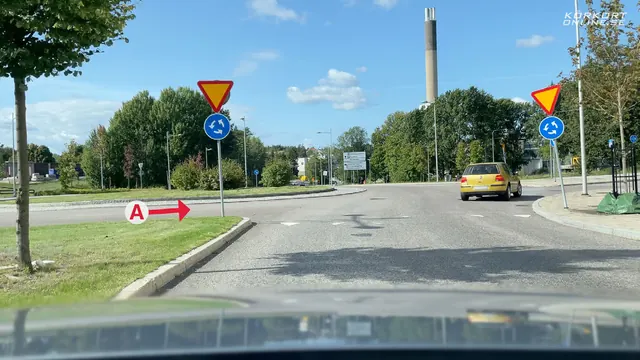
#> input picture src/assets/source-images/teoribok-2026-1/cirkulationsplats/cirkulation-med-trafik-640.webp, 640 x 360 px
$ python -i audit-markings-in-photos.py   (imports and definitions only)
#> lines starting #> are read from the running program, lines starting #| are printed output that depends on the picture; after the words box and inside, x2 and y2 are one past the last pixel; in counts of white or black regions, pixels touching at a corner belong together
#> further down, picture is the input picture: PIL image 640x360 RGB; mean R, G, B 124.2, 147, 145.8
# -*- coding: utf-8 -*-
"""Leta vägmarkeringar i källans fotografier.

Motstycket till scripts/audit-signs-in-photos.py, fast för färgen i körbanan i
stället för märkena bredvid den. Delområdet vägmarkeringar hade länge noll
fotografier: varje linje lärdes ut som ren vektor, i idealform och rakt uppifrån.
På vägen är samma linje sliten, sedd i perspektiv och inbäddad i en korsning.

Signalen som används är den enda som en vägmarkering pålitligt har: den är
*ljus och omättad på mörk asfalt*, den ligger i bildens nedre del, och den är
utdragen. Alltså — tröskla fram vita och gula ytor, kasta allt som ligger i den
övre delen av bilden (himmel, husfasader, vita bilar), och poängsätt det som
blir kvar efter hur mycket av körbanan det täcker.

Skriptet väljer ingenting. Det rangordnar, klipper ut den nedre halvan och
skriver en kontaktkarta som en människa tittar på. Att titta är hela poängen:
en vit skåpbil i solljus ser för den här sortens tröskel exakt ut som ett
övergångsställe.

    python scripts/audit-markings-in-photos.py [--limit N] [--used]

Skriver till review/markings-in-photos/ som är gitignorerad.
"""
from __future__ import annotations

import argparse
import csv
import json
import re
from pathlib import Path

import numpy as np
from PIL import Image
from scipy import ndimage

ROOT = Path(__file__).resolve().parent.parent
CANDIDATES = ROOT / 'references' / 'extracted' / 'teoribok-2026-1'
OUT = ROOT / 'review' / 'markings-in-photos'
OPTIMISER = ROOT / 'scripts' / 'optimise-source-images.py'

# Bara den nedre delen av bilden kan innehålla körbana. Fotona är tagna från
# förarplatsen, så horisonten ligger nära mitten; 45 % nedifrån är generöst.
ROAD_BAND = 0.55
# Målad linje mot asfalt: ljus, men inte kulör. Bilar och skyltar är kulörta,
# himmel är blå, och asfalt är mörk.
MIN_VALUE = 150
MAX_SATURATION = 70
# En markering är avlång. Ett område som är lika brett som högt och kompakt är
# oftast en bil, en husvägg eller en ljus grusfläck.
MIN_AREA_PX = 400
MIN_ELONGATION = 2.2
# Boken trycker samma foto både stort och som liten inforuta. Miniatyrerna är
# 362x204 och kan aldrig bli en 960-bred bild i appen, så de tar inte upp
# granskningsplatser — de fanns i första körningen och åt upp halva arken.
MIN_SOURCE_WIDTH = 700


def road_paint_score(im: Image.Image) -> tuple[float, int]:
    """Andel av körbanebandet som är målad yta, och antal avlånga områden."""
    w, h = im.size
#> w = 640; h = 360
    band = im.crop((0, int(h * (1 - ROAD_BAND)), w, h)).convert('HSV')
#> band: PIL image 640x199 HSV; mean H, S, V 92.3, 51.8, 148.8
    hsv = np.asarray(band, dtype=np.int16)
#> hsv: shape (199, 640, 3) int16; mean of channels 0, 1, 2 92.3, 51.8, 148.8
    sat, val = hsv[:, :, 1], hsv[:, :, 2]
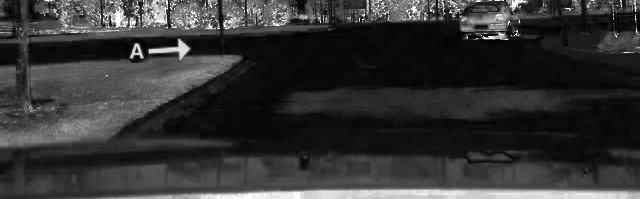
#> sat: shape (199, 640) int16; min 0, max 255, mean 51.8
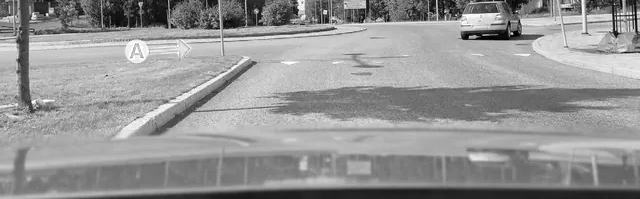
#> val: shape (199, 640) int16; min 0, max 255, mean 148.8

    painted = (val >= MIN_VALUE) & (sat <= MAX_SATURATION)
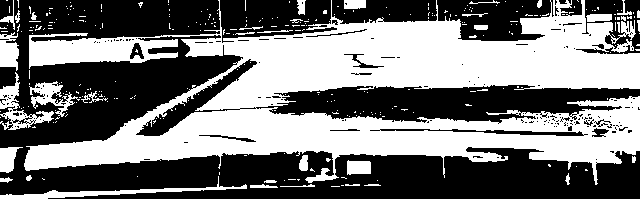
#> painted: shape (199, 640) bool; 46.6% white; 298 white regions (262 under 20 px), largest, box (x1, y1, x2, y2) and area: (24, 0, 640, 185) 53010, (0, 176, 247, 199) 1035, (0, 72, 54, 130) 903
    # Asfalten runtomkring måste vara mörkare, annars är det snö eller himmel.
    if painted.mean() > 0.45:
        return 0.0, 0

    labelled, count = ndimage.label(painted)
    if count == 0:
        return 0.0, 0

    elongated = 0
    area = 0
    for sl in ndimage.find_objects(labelled):
        bh = sl[0].stop - sl[0].start
        bw = sl[1].stop - sl[1].start
        size = int((labelled[sl] > 0).sum())
        if size < MIN_AREA_PX:
            continue
        long_side, short_side = max(bh, bw), max(1, min(bh, bw))
        if long_side / short_side < MIN_ELONGATION:
            continue
        elongated += 1
        area += size

    return area / painted.size, elongated


def used_slugs() -> set[str]:
    text = OPTIMISER.read_text(encoding='utf-8')
    return {m.group(1) for m in re.finditer(r"\('(p\d+-\d+)\.jpe?g'", text)}


# [62 lines left out: function main, not called in this run]


# [2 lines not run here, left out]

>>> from PIL import Image
>>> picture = Image.open('../src/assets/source-images/teoribok-2026-1/cirkulationsplats/cirkulation-med-trafik-640.webp')
>>> result = road_paint_score(picture)
#> result = (0, 0)

$ run again, on src/assets/source-images/teoribok-2026-1/fordonet/bromsskiva-960.webp
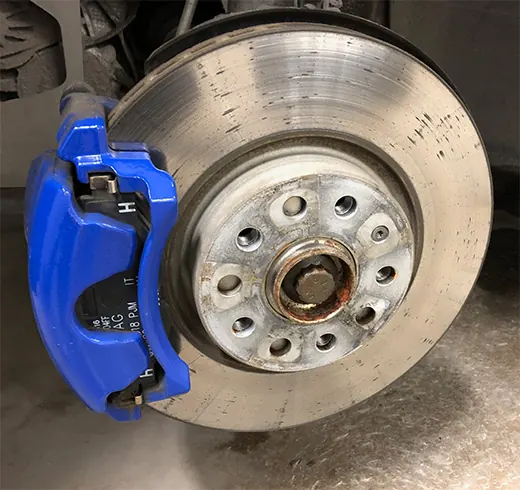
#> input picture src/assets/source-images/teoribok-2026-1/fordonet/bromsskiva-960.webp, 520 x 490 px
#> picture is the input picture: PIL image 520x490 RGB; mean R, G, B 117.3, 111.1, 110.6
#> band: PIL image 520x270 HSV; mean H, S, V 46, 79.8, 138
#> hsv: shape (270, 520, 3) int16; mean of channels 0, 1, 2 46, 79.8, 138
#> in road_paint_score, `painted = (val >= MIN_VALUE) & (sat <= MAX_SATURATION)`:
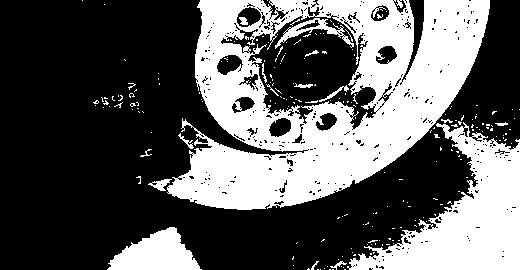
#> painted: shape (270, 520) bool; 36.4% white; 221 white regions (202 under 20 px), largest, box (x1, y1, x2, y2) and area: (167, 0, 490, 210) 35490, (347, 122, 520, 270) 11234, (107, 227, 202, 270) 2463
#> in road_paint_score, `labelled, count = ndimage.label(painted)`:
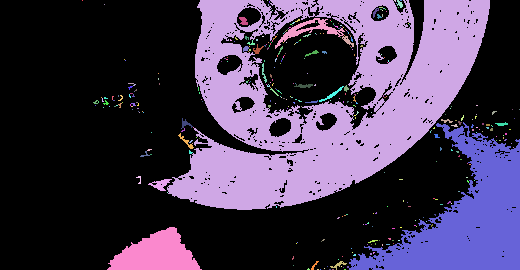
#> labelled: shape (270, 520) int32; 380 distinct labels, from 0 to 379; one colour per label, 0 black
#> count = 379
#> the loop in road_paint_score, `for sl in ndimage.find_objects(labelled):` made 379 passes
#> (bh, bw, size) on passes 1, 3, 4: (1, 1, 1), (1, 1, 1), (2, 2, 3)
#> after the loop in road_paint_score, `for sl in ndimage.find_objects(labelled):`: area = 3212; elongated = 2
#> result = (0.0229, 2)

$ run again, on src/assets/source-images/teoribok-2026-1/jarnvag/plankorsning-bommar-640.webp
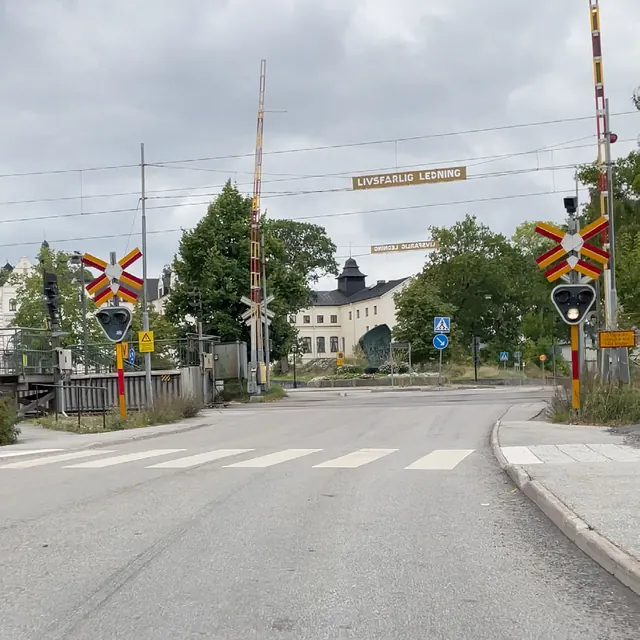
#> input picture src/assets/source-images/teoribok-2026-1/jarnvag/plankorsning-bommar-640.webp, 640 x 640 px
#> picture is the input picture: PIL image 640x640 RGB; mean R, G, B 163.8, 165.6, 161.7
#> band: PIL image 640x352 HSV; mean H, S, V 40.5, 29, 153.2
#> hsv: shape (352, 640, 3) int16; mean of channels 0, 1, 2 40.5, 29, 153.2
#> in road_paint_score, `sat, val = hsv[:, :, 1], hsv[:, :, 2]`:
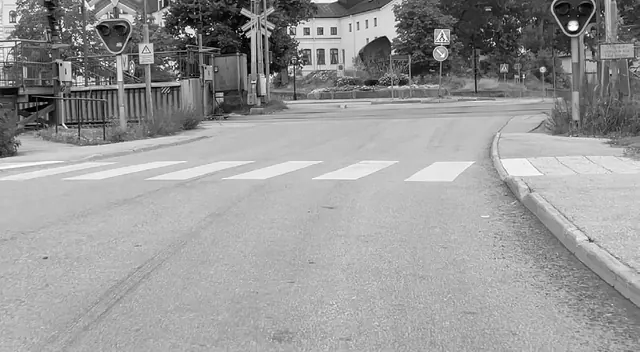
#> val: shape (352, 640) int16; min 0, max 255, mean 153.2
#> in road_paint_score, `painted = (val >= MIN_VALUE) & (sat <= MAX_SATURATION)`:
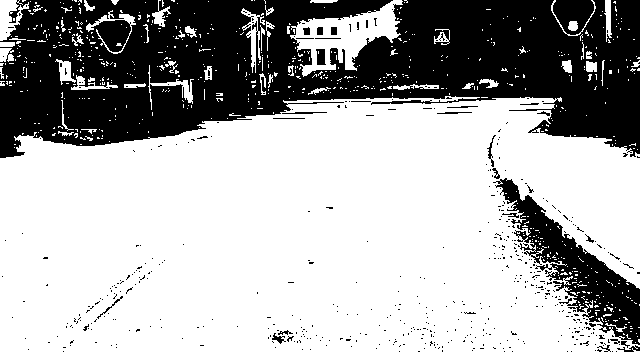
#> painted: shape (352, 640) bool; 66.2% white; 523 black regions (498 under 20 px), largest, box (x1, y1, x2, y2) and area: (0, 0, 640, 158) 66877, (493, 178, 640, 345) 6858, (316, 49, 326, 65) 128
#> result = (0, 0)
